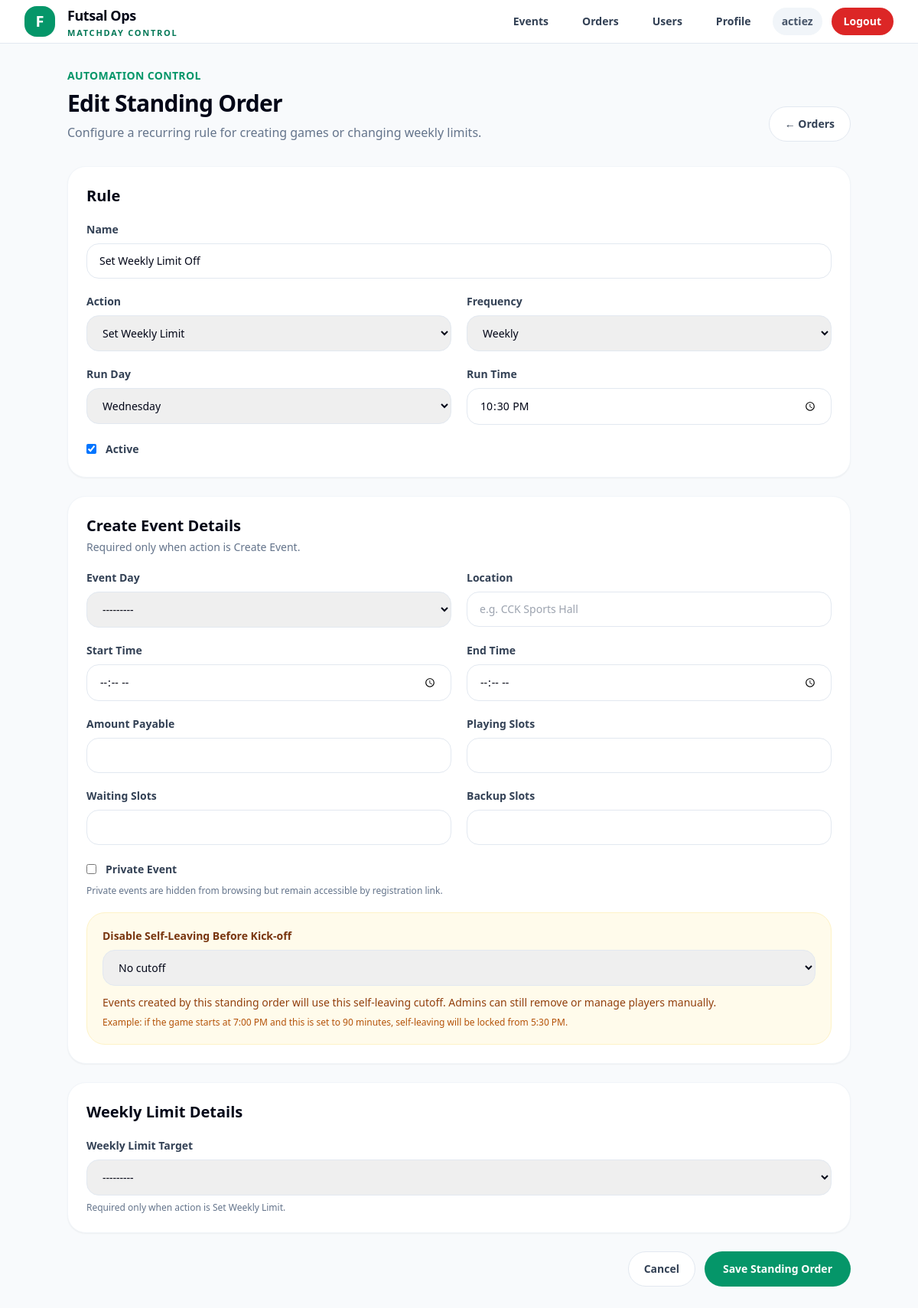
Page /standing-orders/3/edit/ (signed in) on the committed database.
### accounts/models.py (models this page shows)
class User(AbstractUser):
    ROLE_USER = "user"
    ROLE_ADMIN = "admin"
    ROLE_SUPERADMIN = "superadmin"
    ROLE_CHOICES = [
        (ROLE_USER, "User"),
        (ROLE_ADMIN, "Admin"),
        (ROLE_SUPERADMIN, "Superadmin"),
    ]
    PLAYER_NEW = "new"
    PLAYER_REGULAR = "regular"
    PLAYER_CORE = "core"
    PLAYER_NAUGHTY = "naughty"
    PLAYER_TYPE_CHOICES = [
        (PLAYER_NEW, "New"),
        (PLAYER_REGULAR, "Regular"),
        (PLAYER_CORE, "Core"),
        (PLAYER_NAUGHTY, "Naughty"),
    ]
    role = models.CharField(max_length=20, choices=ROLE_CHOICES, default=ROLE_USER)
    player_type = models.CharField(max_length=20, choices=PLAYER_TYPE_CHOICES, default=PLAYER_NEW)
    mobile_number = models.CharField(max_length=30, blank=True)
    games_played_count = models.PositiveIntegerField(default=0)
    email_verified = models.BooleanField(default=False)
    admin_notes = models.TextField(blank=True, default="")
    def is_admin_level(self):
        return self.is_authenticated and (
            self.is_superuser or self.role in {self.ROLE_ADMIN, self.ROLE_SUPERADMIN}
        )
    def is_superadmin_level(self):
        return self.is_authenticated and (
            self.is_superuser or self.role == self.ROLE_SUPERADMIN
        )

### standing_orders/models.py (models this page shows, shortened)
class StandingOrder(models.Model):
    ACTION_CREATE_EVENT = "create_event"
    ACTION_SET_WEEKLY_LIMIT = "set_weekly_limit"
    ACTION_CHOICES = [
        (ACTION_CREATE_EVENT, "Create Event"),
        (ACTION_SET_WEEKLY_LIMIT, "Set Weekly Limit"),
    ]
    FREQUENCY_WEEKLY = "weekly"
    FREQUENCY_CHOICES = [
        (FREQUENCY_WEEKLY, "Weekly"),
    ]
    DAY_MONDAY = 0
    DAY_TUESDAY = 1
    DAY_WEDNESDAY = 2
    DAY_THURSDAY = 3
    DAY_FRIDAY = 4
    DAY_SATURDAY = 5
    DAY_SUNDAY = 6
    DAY_CHOICES = [
        (DAY_MONDAY, "Monday"),
        (DAY_TUESDAY, "Tuesday"),
        (DAY_WEDNESDAY, "Wednesday"),
        (DAY_THURSDAY, "Thursday"),
        (DAY_FRIDAY, "Friday"),
        (DAY_SATURDAY, "Saturday"),
        (DAY_SUNDAY, "Sunday"),
    ]
    LEAVE_CUTOFF_CHOICES = [
        (None, "No cutoff"),
        (30, "30 minutes before"),
        (60, "60 minutes before"),
        (90, "90 minutes before"),
        (120, "120 minutes before"),
        (150, "150 minutes before"),
        (180, "180 minutes before"),
    ]
    name = models.CharField(max_length=120)
    action = models.CharField(max_length=30, choices=ACTION_CHOICES)
    frequency = models.CharField(
        max_length=20,
        choices=FREQUENCY_CHOICES,
        default=FREQUENCY_WEEKLY,
    )
    run_day_of_week = models.PositiveSmallIntegerField(choices=DAY_CHOICES)
    run_time = models.TimeField()
    is_active = models.BooleanField(default=True)
    event_day_of_week = models.PositiveSmallIntegerField(
        choices=DAY_CHOICES,
        null=True,
        blank=True,
    )
    event_start_time = models.TimeField(null=True, blank=True)
    event_end_time = models.TimeField(null=True, blank=True)
    location = models.CharField(max_length=255, blank=True)
    amount_payable = models.DecimalField(
        max_digits=8,
        decimal_places=2,
        null=True,
        blank=True,
    )
    playing_slots = models.PositiveIntegerField(null=True, blank=True)
    waiting_slots = models.PositiveIntegerField(null=True, blank=True)
    backup_slots = models.PositiveIntegerField(null=True, blank=True)
    is_private = models.BooleanField(default=False)
    leave_cutoff_minutes = models.PositiveIntegerField(
        null=True,
        blank=True,
        choices=LEAVE_CUTOFF_CHOICES,
        help_text="Events created by this standing order will lock self-leaving after this cutoff before kick-off.",
    )
    weekly_limit_enabled = models.BooleanField(null=True, blank=True)
    last_run_at = models.DateTimeField(null=True, blank=True)
    next_run_at = models.DateTimeField(null=True, blank=True)
    created_by = models.ForeignKey(
        settings.AUTH_USER_MODEL,
        on_delete=models.SET_NULL,
        null=True,
        blank=True,
        related_name="created_standing_orders",
    )
    created_at = models.DateTimeField(auto_now_add=True)
    updated_at = models.DateTimeField(auto_now=True)
    class Meta:
        ordering = ["run_day_of_week", "run_time", "name"]

### standing_orders/views.py (the view, shortened to what this page needs)
# urls.py: path("<int:pk>/edit/", StandingOrderUpdateView.as_view(), name="standing_order_edit"),
class StandingOrderUpdateView(AdminRequiredMixin, UpdateView):
    model = StandingOrder
    form_class = StandingOrderForm
    template_name = "standing_orders/form.html"

### core/mixins.py (called while the page is built)
    def dispatch(self, request, *args, **kwargs):
        if not request.user.is_authenticated:
            return redirect("login")
        if not request.user.is_admin_level():
            return redirect("player_home")
        return super().dispatch(request, *args, **kwargs)

### standing_orders/templates/standing_orders/form.html (shortened to what this page needs)
{% extends "base.html" %}
{% block content %}
<div class="max-w-5xl mx-auto space-y-8">
    <div class="flex flex-col md:flex-row md:items-end md:justify-between gap-5">
        <div>
            <p class="text-sm font-bold text-emerald-600 uppercase tracking-wide">
                Automation Control
            </p>
            <h1 class="mt-2 text-3xl font-black tracking-tight text-slate-950">
                {% if object %}
                    Edit Standing Order
                {% else %}
                    New Standing Order
                {% endif %}
            </h1>
            <p class="mt-2 text-slate-500">
                Configure a recurring rule for creating games or changing weekly limits.
            </p>
        </div>
        <a href="{% url 'standing_order_list' %}"
           class="inline-flex items-center justify-center px-5 py-3 rounded-full border border-slate-200 bg-white text-slate-700 text-sm font-bold hover:bg-slate-50">
            ← Orders
        </a>
    </div>
    <form method="post" class="space-y-6">
        <div class="bg-white rounded-3xl border border-slate-100 shadow-sm p-6">
            <h2 class="text-xl font-black text-slate-950 mb-5">
                Rule
            </h2>
            <div class="grid grid-cols-1 md:grid-cols-2 gap-5">
                <div class="md:col-span-2">
                    <label class="block text-sm font-bold text-slate-700 mb-2">
                        Name
                    </label>
                    {{ form.name }}
                </div>
                <div>
                    <label class="block text-sm font-bold text-slate-700 mb-2">
                        Action
                    </label>
                    {{ form.action }}
                </div>
                <div>
                    <label class="block text-sm font-bold text-slate-700 mb-2">
                        Frequency
                    </label>
                    {{ form.frequency }}
                </div>
                <div>
                    <label class="block text-sm font-bold text-slate-700 mb-2">
                        Run Day
                    </label>
                    {{ form.run_day_of_week }}
                </div>
                <div>
                    <label class="block text-sm font-bold text-slate-700 mb-2">
                        Run Time
                    </label>
                    {{ form.run_time }}
                </div>
                <div class="md:col-span-2">
                    <label class="inline-flex items-center gap-3">
                        {{ form.is_active }}
                        <span class="text-sm font-bold text-slate-700">
                            Active
                        </span>
                    </label>
                </div>
            </div>
        </div>
        <div class="bg-white rounded-3xl border border-slate-100 shadow-sm p-6">
            <div class="flex items-start justify-between gap-4 mb-5">
                <div>
                    <h2 class="text-xl font-black text-slate-950">
                        Create Event Details
                    </h2>
                    <p class="text-sm text-slate-500 mt-1">
                        Required only when action is Create Event.
                    </p>
                </div>
            </div>
            <div class="grid grid-cols-1 md:grid-cols-2 gap-5">
                <div>
                    <label class="block text-sm font-bold text-slate-700 mb-2">
                        Event Day
                    </label>
                    {{ form.event_day_of_week }}
                </div>
                <div>
                    <label class="block text-sm font-bold text-slate-700 mb-2">
                        Location
                    </label>
                    {{ form.location }}
                </div>
                <div>
                    <label class="block text-sm font-bold text-slate-700 mb-2">
                        Start Time
                    </label>
                    {{ form.event_start_time }}
                </div>
                <div>
                    <label class="block text-sm font-bold text-slate-700 mb-2">
                        End Time
                    </label>
                    {{ form.event_end_time }}
                </div>
                <div>
                    <label class="block text-sm font-bold text-slate-700 mb-2">
                        Amount Payable
                    </label>
                    {{ form.amount_payable }}
                </div>
                <div>
                    <label class="block text-sm font-bold text-slate-700 mb-2">
                        Playing Slots
                    </label>
                    {{ form.playing_slots }}
                </div>
                <div>
                    <label class="block text-sm font-bold text-slate-700 mb-2">
                        Waiting Slots
                    </label>
                    {{ form.waiting_slots }}
                </div>
                <div>
                    <label class="block text-sm font-bold text-slate-700 mb-2">
                        Backup Slots
                    </label>
                    {{ form.backup_slots }}
                </div>
                <div class="md:col-span-2">
                    <label class="inline-flex items-center gap-3">
                        {{ form.is_private }}
                        <span class="text-sm font-bold text-slate-700">
                            Private Event
                        </span>
                    </label>
                    <p class="mt-2 text-xs text-slate-500">
                        Private events are hidden from browsing but remain accessible by registration link.
                    </p>
                </div>
                <div class="md:col-span-2 rounded-3xl border border-amber-100 bg-amber-50 p-5">
                    <label class="block text-sm font-black text-amber-900 mb-2">
                        Disable Self-Leaving Before Kick-off
                    </label>
                    {{ form.leave_cutoff_minutes }}
                    <p class="mt-3 text-sm text-amber-800">
                        Events created by this standing order will use this self-leaving cutoff.
                        Admins can still remove or manage players manually.
                    </p>
                    <p class="mt-2 text-xs text-amber-700">
                        Example: if the game starts at 7:00 PM and this is set to 90 minutes,
                        self-leaving will be locked from 5:30 PM.
                    </p>
                </div>
            </div>
        </div>
        <div class="bg-white rounded-3xl border border-slate-100 shadow-sm p-6">
            <h2 class="text-xl font-black text-slate-950 mb-5">
                Weekly Limit Details
            </h2>
            <div>
                <label class="block text-sm font-bold text-slate-700 mb-2">
                    Weekly Limit Target
                </label>
                {{ form.weekly_limit_enabled }}
                <p class="mt-2 text-xs text-slate-500">
                    Required only when action is Set Weekly Limit.
                </p>
            </div>
        </div>
        <div class="flex flex-wrap justify-end gap-3">
            <a href="{% url 'standing_order_list' %}"
               class="inline-flex items-center justify-center px-5 py-3 rounded-full border border-slate-200 bg-white text-slate-700 text-sm font-bold hover:bg-slate-50">
                Cancel
            </a>
            <button type="submit"
                class="inline-flex items-center justify-center px-6 py-3 rounded-full bg-emerald-600 text-white text-sm font-bold hover:bg-emerald-700">
                Save Standing Order
            </button>
        </div>
    </form>
</div>
{% endblock %}

### templates/base.html (shortened to what this page needs)
<!DOCTYPE html>
<html>
<head>
    <script src="https://cdn.tailwindcss.com"></script>
</head>
<body class="min-h-screen bg-slate-50 text-slate-950">
    <header class="sticky top-0 z-40 border-b border-slate-200 bg-white/95 backdrop-blur">
        <div class="max-w-7xl mx-auto px-4 sm:px-6 lg:px-8">
            <div class="h-14 flex items-center justify-between gap-6">
                <a href="/" class="flex items-center gap-4">
                    <div class="h-10 w-10 rounded-2xl bg-emerald-600 text-white flex items-center justify-center text-xl font-black shadow-sm">
                        F
                    </div>
                    <div class="leading-tight">
                        <div class="text-lg font-black tracking-tight text-slate-950">
                            Futsal Ops
                        </div>
                        <div class="text-[11px] uppercase tracking-[0.16em] text-emerald-700 font-bold mt-0.5">
                            Matchday Control
                        </div>
                    </div>
                </a>
                <div class="flex items-center gap-2 sm:gap-3">
                    {% if request.user.is_authenticated %}
                        {% if request.user.is_admin_level %}
                            <a href="{% url 'event_list' %}"
                               class="hidden sm:inline-flex items-center px-4 py-2 rounded-full text-sm font-semibold text-slate-700 hover:bg-emerald-50 hover:text-emerald-700">
                                Events
                            </a>
                            <a href="{% url 'standing_order_list' %}"
                               class="hidden sm:inline-flex items-center px-4 py-2 rounded-full text-sm font-semibold text-slate-700 hover:bg-emerald-50 hover:text-emerald-700">
                                Orders
                            </a>
                        {% endif %}
                        {% if request.user.is_superadmin_level %}
                            <a href="{% url 'user_list' %}"
                               class="hidden sm:inline-flex items-center px-4 py-2 rounded-full text-sm font-semibold text-slate-700 hover:bg-emerald-50 hover:text-emerald-700">
                                Users
                            </a>
                        {% endif %}
                        <a href="{% url 'profile' %}"
                           class="inline-flex items-center px-4 py-2 rounded-full text-sm font-semibold text-slate-700 hover:bg-emerald-50 hover:text-emerald-700">
                            Profile
                        </a>
                        <div class="hidden md:inline-flex items-center px-3 py-2 rounded-full bg-slate-100 text-sm font-semibold text-slate-600">
                            {{ request.user.username }}
                        </div>
                        <form method="post" action="/logout/">
                            <button type="submit"
                                class="inline-flex items-center px-4 py-2 rounded-full text-sm font-semibold bg-red-600 text-white hover:bg-red-700">
                                Logout
                            </button>
                        </form>
                    {% else %}
                        <a href="/login/"
                           class="inline-flex items-center px-5 py-2.5 rounded-full text-sm font-semibold bg-emerald-600 text-white hover:bg-emerald-700">
                            Login
                        </a>
                    {% endif %}
                </div>
            </div>
        </div>
    </header>
    <main class="max-w-7xl mx-auto px-4 sm:px-6 lg:px-8 py-8">
        {% block content %}{% endblock %}
    </main>
</body>
</html>

### rows in the picture
User: user.username "actiez"
StandingOrder: name "Set Weekly Limit Off", action "Set Weekly Limit", frequency "Weekly", run_day_of_week "Wednesday", run_time "22:30:00", is_active "☑", event_day_of_week "---------", leave_cutoff_minutes "No cutoff", weekly_limit_enabled "---------"
